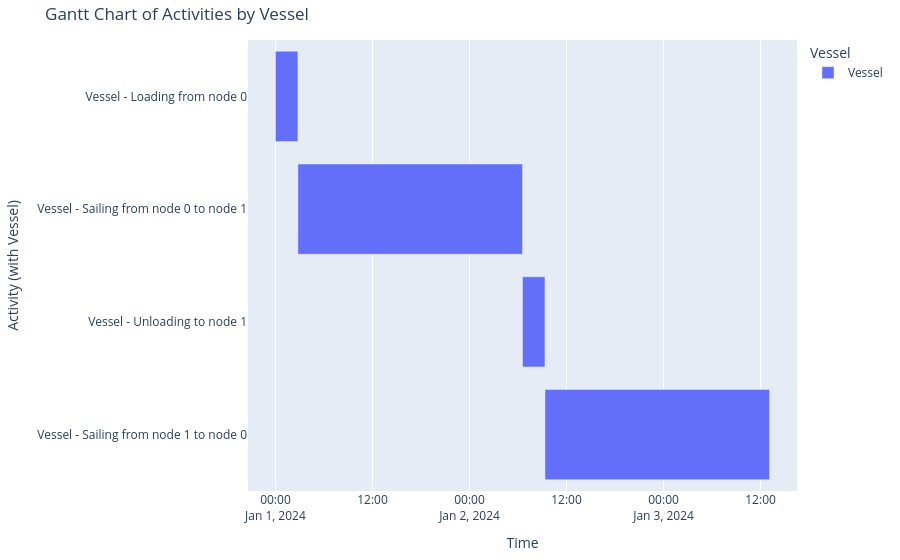

Here is the notebook cell this chart was saved with:
### Code cell
# create a Gantt chart from the eventtable

# add vessel name to activity label
eventtable['activity label'] = eventtable['object name'] + ' - ' + eventtable['activity name']

# create the Gantt chart
fig = px.timeline(
    eventtable,
    x_start="start time",
    x_end="stop time",
    y="activity label",
    color="object name",
    title="Gantt Chart of Activities by Vessel"
)

# reverse the Y-axis to match Gantt chart style
fig.update_yaxes(autorange="reversed")

# customize layout
fig.update_layout(
    xaxis_title="Time",
    yaxis_title="Activity (with Vessel)",
    legend_title="Vessel",
    margin=dict(l=20, r=20, t=40, b=20)
)

# show the chart
fig.show()

### Figure 1 — Plotly figure (JSON) as saved in the notebook; plotly's stock layout.template omitted (floating-point values rounded to 4 significant figures)
{"data": [{"base": ["2024-01-01T00:00:00.000000000", "2024-01-01T02:46:40.000000000", "2024-01-02T06:33:20.000000000", "2024-01-02T09:20:00.000000000"], "hovertemplate": "object name=Vessel<br>start time=%{base}<br>stop time=%{x}<br>activity label=%{y}<extra></extra>", "legendgroup": "Vessel", "marker": {"color": "#636efa", "pattern": {"shape": ""}}, "name": "Vessel", "orientation": "h", "showlegend": true, "textposition": "auto", "type": "bar", "x": [10000000, 100000000, 10000000, 100000000], "xaxis": "x", "y": ["Vessel - Loading from node 0", "Vessel - Sailing from node 0 to node 1", "Vessel - Unloading to node 1", "Vessel - Sailing from node 1 to node 0"], "yaxis": "y"}], "layout": {"barmode": "overlay", "legend": {"title": {"text": "Vessel"}, "tracegroupgap": 0}, "margin": {"b": 20, "l": 20, "r": 20, "t": 40}, "title": {"text": "Gantt Chart of Activities by Vessel"}, "xaxis": {"anchor": "y", "domain": [0, 1], "title": {"text": "Time"}, "type": "date"}, "yaxis": {"anchor": "x", "autorange": "reversed", "domain": [0, 1], "title": {"text": "Activity (with Vessel)"}}}}
